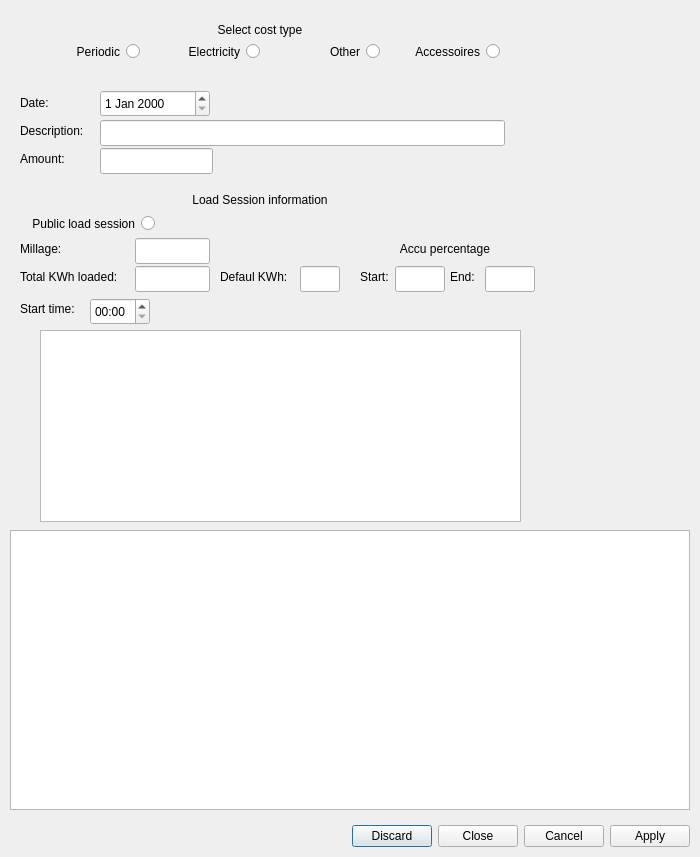
<?xml version="1.0" encoding="UTF-8"?>
<ui version="4.0">
 <class>DataInputDialog</class>
 <widget class="QDialog" name="DataInputDialog">
  <property name="geometry">
   <rect>
    <x>0</x>
    <y>0</y>
    <width>700</width>
    <height>857</height>
   </rect>
  </property>
  <property name="windowTitle">
   <string>Manual data input</string>
  </property>
  <widget class="QDialogButtonBox" name="buttonBox">
   <property name="geometry">
    <rect>
     <x>10</x>
     <y>820</y>
     <width>680</width>
     <height>32</height>
    </rect>
   </property>
   <property name="orientation">
    <enum>Qt::Orientation::Horizontal</enum>
   </property>
   <property name="standardButtons">
    <set>QDialogButtonBox::StandardButton::Apply|QDialogButtonBox::StandardButton::Cancel|QDialogButtonBox::StandardButton::Close|QDialogButtonBox::StandardButton::Discard</set>
   </property>
  </widget>
  <widget class="QLabel" name="lblDate">
   <property name="geometry">
    <rect>
     <x>20</x>
     <y>94</y>
     <width>40</width>
     <height>18</height>
    </rect>
   </property>
   <property name="text">
    <string>Date: </string>
   </property>
  </widget>
  <widget class="QLabel" name="lblDescription">
   <property name="geometry">
    <rect>
     <x>20</x>
     <y>122</y>
     <width>75</width>
     <height>18</height>
    </rect>
   </property>
   <property name="text">
    <string>Description: </string>
   </property>
  </widget>
  <widget class="QRadioButton" name="rbPeriodic">
   <property name="geometry">
    <rect>
     <x>20</x>
     <y>40</y>
     <width>120</width>
     <height>23</height>
    </rect>
   </property>
   <property name="layoutDirection">
    <enum>Qt::LayoutDirection::RightToLeft</enum>
   </property>
   <property name="text">
    <string>Periodic</string>
   </property>
   <attribute name="buttonGroup">
    <string notr="true">CostButtonGroup</string>
   </attribute>
  </widget>
  <widget class="QRadioButton" name="rbElectricity">
   <property name="geometry">
    <rect>
     <x>140</x>
     <y>40</y>
     <width>120</width>
     <height>23</height>
    </rect>
   </property>
   <property name="layoutDirection">
    <enum>Qt::LayoutDirection::RightToLeft</enum>
   </property>
   <property name="text">
    <string>Electricity</string>
   </property>
   <attribute name="buttonGroup">
    <string notr="true">CostButtonGroup</string>
   </attribute>
  </widget>
  <widget class="QRadioButton" name="rbOther">
   <property name="geometry">
    <rect>
     <x>260</x>
     <y>40</y>
     <width>120</width>
     <height>23</height>
    </rect>
   </property>
   <property name="layoutDirection">
    <enum>Qt::LayoutDirection::RightToLeft</enum>
   </property>
   <property name="text">
    <string>Other</string>
   </property>
   <attribute name="buttonGroup">
    <string notr="true">CostButtonGroup</string>
   </attribute>
  </widget>
  <widget class="QRadioButton" name="rbAccessoires">
   <property name="geometry">
    <rect>
     <x>380</x>
     <y>40</y>
     <width>120</width>
     <height>23</height>
    </rect>
   </property>
   <property name="layoutDirection">
    <enum>Qt::LayoutDirection::RightToLeft</enum>
   </property>
   <property name="text">
    <string>Accessoires</string>
   </property>
   <attribute name="buttonGroup">
    <string notr="true">CostButtonGroup</string>
   </attribute>
  </widget>
  <widget class="QDateEdit" name="deRecordDate">
   <property name="geometry">
    <rect>
     <x>100</x>
     <y>90</y>
     <width>110</width>
     <height>27</height>
    </rect>
   </property>
  </widget>
  <widget class="QLineEdit" name="lnDescription">
   <property name="geometry">
    <rect>
     <x>100</x>
     <y>120</y>
     <width>405</width>
     <height>26</height>
    </rect>
   </property>
  </widget>
  <widget class="QLabel" name="lbCostTypeSelector">
   <property name="geometry">
    <rect>
     <x>20</x>
     <y>20</y>
     <width>480</width>
     <height>20</height>
    </rect>
   </property>
   <property name="text">
    <string>Select cost type</string>
   </property>
   <property name="alignment">
    <set>Qt::AlignmentFlag::AlignCenter</set>
   </property>
  </widget>
  <widget class="QLabel" name="lblAmount">
   <property name="geometry">
    <rect>
     <x>20</x>
     <y>150</y>
     <width>75</width>
     <height>18</height>
    </rect>
   </property>
   <property name="text">
    <string>Amount: </string>
   </property>
  </widget>
  <widget class="QLineEdit" name="lnAmount">
   <property name="geometry">
    <rect>
     <x>100</x>
     <y>148</y>
     <width>113</width>
     <height>26</height>
    </rect>
   </property>
  </widget>
  <widget class="QLabel" name="lbLoadSessionInfo">
   <property name="geometry">
    <rect>
     <x>20</x>
     <y>190</y>
     <width>480</width>
     <height>20</height>
    </rect>
   </property>
   <property name="text">
    <string>Load Session information</string>
   </property>
   <property name="alignment">
    <set>Qt::AlignmentFlag::AlignCenter</set>
   </property>
  </widget>
  <widget class="QTimeEdit" name="teStartTime">
   <property name="geometry">
    <rect>
     <x>90</x>
     <y>298</y>
     <width>60</width>
     <height>27</height>
    </rect>
   </property>
   <property name="displayFormat">
    <string>HH:mm</string>
   </property>
  </widget>
  <widget class="QLabel" name="lblTime">
   <property name="geometry">
    <rect>
     <x>20</x>
     <y>300</y>
     <width>70</width>
     <height>18</height>
    </rect>
   </property>
   <property name="text">
    <string>Start time: </string>
   </property>
   <property name="alignment">
    <set>Qt::AlignmentFlag::AlignLeading|Qt::AlignmentFlag::AlignLeft|Qt::AlignmentFlag::AlignVCenter</set>
   </property>
  </widget>
  <widget class="QLabel" name="lblTotalKWh">
   <property name="geometry">
    <rect>
     <x>20</x>
     <y>268</y>
     <width>115</width>
     <height>18</height>
    </rect>
   </property>
   <property name="text">
    <string>Total KWh loaded: </string>
   </property>
  </widget>
  <widget class="QLineEdit" name="lnTotalKWh">
   <property name="geometry">
    <rect>
     <x>135</x>
     <y>266</y>
     <width>75</width>
     <height>26</height>
    </rect>
   </property>
  </widget>
  <widget class="QLabel" name="lblKWhMaxLoad">
   <property name="geometry">
    <rect>
     <x>220</x>
     <y>268</y>
     <width>80</width>
     <height>18</height>
    </rect>
   </property>
   <property name="text">
    <string>Defaul KWh:</string>
   </property>
  </widget>
  <widget class="QLineEdit" name="lnKWhMax">
   <property name="geometry">
    <rect>
     <x>300</x>
     <y>266</y>
     <width>40</width>
     <height>26</height>
    </rect>
   </property>
  </widget>
  <widget class="QRadioButton" name="rbPublicLoadSession">
   <property name="geometry">
    <rect>
     <x>20</x>
     <y>212</y>
     <width>135</width>
     <height>23</height>
    </rect>
   </property>
   <property name="layoutDirection">
    <enum>Qt::LayoutDirection::RightToLeft</enum>
   </property>
   <property name="text">
    <string> Public load session</string>
   </property>
  </widget>
  <widget class="QLabel" name="lblMillage">
   <property name="geometry">
    <rect>
     <x>20</x>
     <y>240</y>
     <width>115</width>
     <height>18</height>
    </rect>
   </property>
   <property name="text">
    <string>Millage: </string>
   </property>
  </widget>
  <widget class="QLineEdit" name="lnMillage">
   <property name="geometry">
    <rect>
     <x>135</x>
     <y>238</y>
     <width>75</width>
     <height>26</height>
    </rect>
   </property>
  </widget>
  <widget class="QLabel" name="lblAccuPercentage">
   <property name="geometry">
    <rect>
     <x>360</x>
     <y>240</y>
     <width>170</width>
     <height>18</height>
    </rect>
   </property>
   <property name="text">
    <string>Accu percentage</string>
   </property>
   <property name="alignment">
    <set>Qt::AlignmentFlag::AlignCenter</set>
   </property>
  </widget>
  <widget class="QLabel" name="lblAccuPercentageStart">
   <property name="geometry">
    <rect>
     <x>360</x>
     <y>268</y>
     <width>35</width>
     <height>18</height>
    </rect>
   </property>
   <property name="text">
    <string>Start: </string>
   </property>
  </widget>
  <widget class="QLabel" name="lblAccuPercentageEnd">
   <property name="geometry">
    <rect>
     <x>450</x>
     <y>268</y>
     <width>35</width>
     <height>18</height>
    </rect>
   </property>
   <property name="text">
    <string>End: </string>
   </property>
  </widget>
  <widget class="QLineEdit" name="lnAccuPercentageStart">
   <property name="geometry">
    <rect>
     <x>395</x>
     <y>266</y>
     <width>50</width>
     <height>26</height>
    </rect>
   </property>
  </widget>
  <widget class="QLineEdit" name="lnAccuPercentageEnd">
   <property name="geometry">
    <rect>
     <x>485</x>
     <y>266</y>
     <width>50</width>
     <height>26</height>
    </rect>
   </property>
  </widget>
  <widget class="QTableView" name="tblElectricityCostInput">
   <property name="geometry">
    <rect>
     <x>40</x>
     <y>330</y>
     <width>481</width>
     <height>192</height>
    </rect>
   </property>
  </widget>
  <widget class="QTableView" name="tblElectricityCostInput">
   <property name="geometry">
    <rect>
     <x>10</x>
     <y>530</y>
     <width>680</width>
     <height>280</height>
    </rect>
   </property>
  </widget>
 </widget>
 <tabstops>
  <tabstop>rbPeriodic</tabstop>
  <tabstop>rbElectricity</tabstop>
  <tabstop>rbOther</tabstop>
  <tabstop>rbAccessoires</tabstop>
  <tabstop>deRecordDate</tabstop>
  <tabstop>lnDescription</tabstop>
  <tabstop>lnAmount</tabstop>
  <tabstop>rbPublicLoadSession</tabstop>
  <tabstop>lnMillage</tabstop>
  <tabstop>lnTotalKWh</tabstop>
  <tabstop>lnKWhMax</tabstop>
  <tabstop>lnAccuPercentageStart</tabstop>
  <tabstop>lnAccuPercentageEnd</tabstop>
  <tabstop>teStartTime</tabstop>
 </tabstops>
 <resources/>
 <connections/>
 <buttongroups>
  <buttongroup name="CostButtonGroup"/>
 </buttongroups>
</ui>
